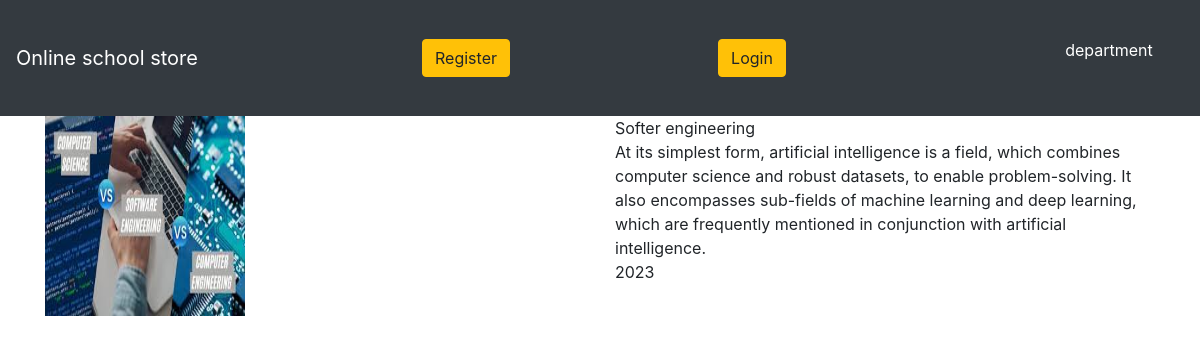
The page /movie/19/ on the database its author committed.
### movieapp/models.py (models this page shows, shortened)
class Movie(models.Model):
    name=models.CharField(max_length=250)
    dep=models.TextField()
    year=models.IntegerField()
    img=models.ImageField(upload_to='gallery')

### movieapp/views.py (the view)
# urls.py: path('movie/<int:movie_id>/',views.detail,name='detail'),
def detail(request,movie_id):
    movie=Movie.objects.get(id=movie_id)
    return render(request,"detail.html",{'movie':movie})

### templates/detail.html
{% extends 'base.html' %}
{% block body %}
<div class="container">
 <div class="row">
  <div class="col-md-6">
   <img src="{{movie.img.url}}" width="200" height="200">
  </div>
  <div class="col-md-6">
   {{movie.name}}<br>
   {{movie.dep}}<br>
   {{movie.year}}<br>
  </div>
  </div>
</div>
{% endblock %}

### static/style.css (style rules this page uses)
body { background-image:url(background.jpg); background-size:cover; background-position:center; }

### rows shown on the page
Movie: img (picture), name "Softer engineering", dep "At its simplest form, artificial intelligence is a field, which combines computer science and robust datasets, to enable problem-solving. It also encompasses sub-fields of machine learning and deep learning, which are frequently mentioned in conjunction with artificial intelligence.", year "2023"
